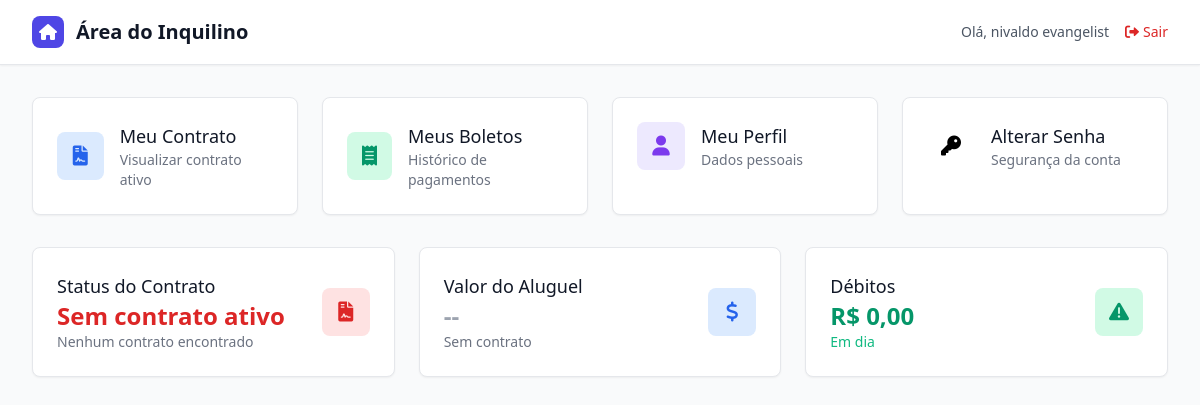
The page /inquilino/dashboard (signed in) on the database as committed earlier.
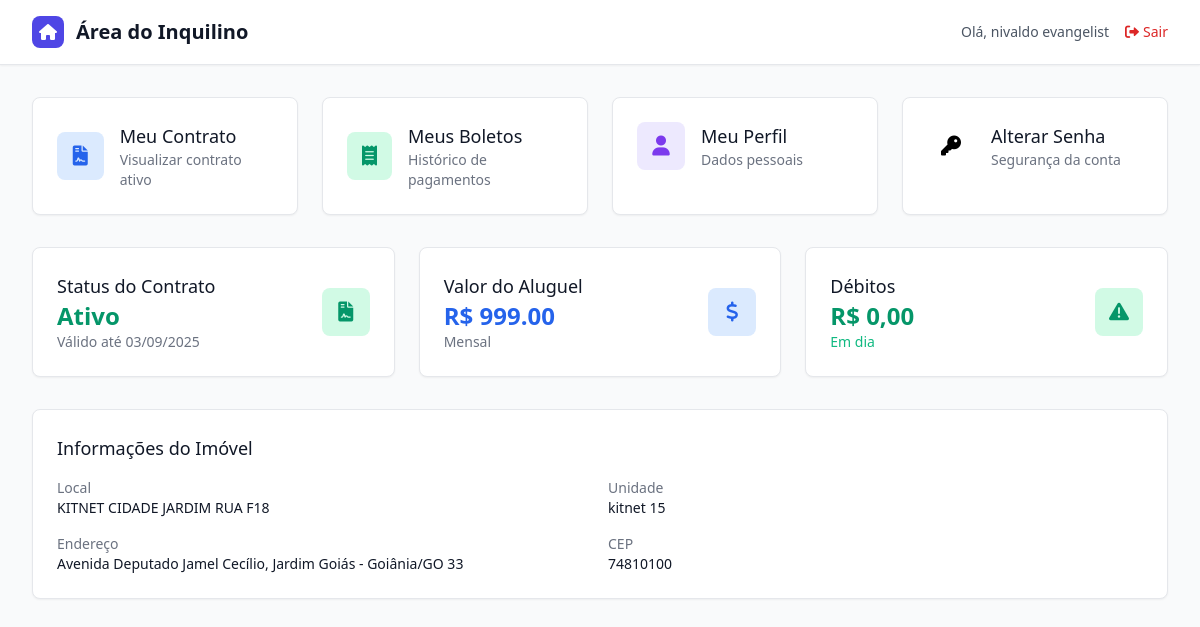
The same page on the database as committed later.
### app/models.py (models this page shows, shortened)
class Inquilino(db.Model):
    id = db.Column(db.Integer, primary_key=True)
    nome = db.Column(db.String(120), nullable=False)
    cpf = db.Column(db.String(14), unique=True, nullable=False)
    data_nascimento = db.Column(db.Date, nullable=False)
    idade = db.Column(db.Integer, nullable=True)  # Calculada automaticamente
    endereco = db.Column(db.String(200), nullable=False)
    cep = db.Column(db.String(9), nullable=False)
    telefone = db.Column(db.String(20), nullable=False)
    email = db.Column(db.String(120), nullable=True)
    unidade_id = db.Column(db.Integer, db.ForeignKey('unidade.id'), nullable=False)
    username = db.Column(db.String(50), unique=True, nullable=True)
    password_hash = db.Column(db.String(255), nullable=True)
    data_criacao_login = db.Column(db.DateTime, nullable=True)
    status_login = db.Column(db.String(20), nullable=False, default='inativo')  # inativo, ativo, bloqueado
    contratos = db.relationship('Contrato', backref='inquilino', lazy=True)

class Contrato(db.Model):
    id = db.Column(db.Integer, primary_key=True)
    inquilino_id = db.Column(db.Integer, db.ForeignKey('inquilino.id'), nullable=False)
    unidade_id = db.Column(db.Integer, db.ForeignKey('unidade.id'), nullable=False)
    valor_aluguel = db.Column(db.Float, nullable=False)
    valor_caucao = db.Column(db.Float, nullable=True)  # Caução (aluguel + condomínio)
    data_inicio = db.Column(db.Date, nullable=False)
    data_fim = db.Column(db.Date, nullable=True)
    dia_vencimento = db.Column(db.String(2), nullable=False)  # Usar string para evitar erro com zeros à esquerda
    situacao = db.Column(db.String(20), nullable=False, default='Ativo')
    observacoes = db.Column(db.Text, nullable=True)
    proprietario_nome = db.Column(db.String(120), nullable=False)
    proprietario_cnpjcpf = db.Column(db.String(20), nullable=False)
    proprietario_endereco = db.Column(db.String(200), nullable=False)
    proprietario_telefone = db.Column(db.String(20), nullable=True)
    proprietario_email = db.Column(db.String(120), nullable=True)
    taxa_condominio = db.Column(db.Float, nullable=True)
    taxa_iptu = db.Column(db.Float, nullable=True)  # Corrigido nome
    taxa_assinatura = db.Column(db.Float, nullable=True)
    arquivo_contrato = db.Column(db.String(500), nullable=True)  # Caminho do arquivo PDF
    envelope_id = db.Column(db.String(100), nullable=True)  # ID do envelope no D4Sign
    status_assinatura = db.Column(db.String(20), nullable=True, default='nao_enviado')  # nao_enviado, enviado, assinado, cancelado
    arquivo_contrato_assinado = db.Column(db.String(500), nullable=True)  # Caminho do arquivo PDF assinado
    data_envio_assinatura = db.Column(db.DateTime, nullable=True)
    data_assinatura = db.Column(db.DateTime, nullable=True)
    boletos = db.relationship('Boleto', backref='contrato', lazy=True)

class Local(db.Model):
    id = db.Column(db.Integer, primary_key=True)
    nome = db.Column(db.String(120), nullable=False)
    unidades = db.relationship('Unidade', backref='local', lazy=True)

class Unidade(db.Model):
    id = db.Column(db.Integer, primary_key=True)
    nome = db.Column(db.String(120), nullable=False)
    local_id = db.Column(db.Integer, db.ForeignKey('local.id'), nullable=False)
    status = db.Column(db.String(20), nullable=False, default='disponivel')  # disponivel, ocupada, manutencao
    inquilinos = db.relationship('Inquilino', backref='unidade', lazy=True)
    contratos = db.relationship('Contrato', backref='unidade', lazy=True)

### app/routes.py (the view)
@app.route('/inquilino/dashboard')
def inquilino_dashboard():
    if 'inquilino_id' not in session:
        return redirect(url_for('inquilino_login'))
    inquilino_id = session['inquilino_id']
    inquilino = Inquilino.query.get(inquilino_id)
    if not inquilino:
        session.clear()
        return redirect(url_for('inquilino_login'))
    contrato = Contrato.query.filter_by(inquilino_id=inquilino_id, situacao='Ativo').first()
    boletos = []
    if contrato:
        boletos = Boleto.query.filter_by(contrato_id=contrato.id).order_by(Boleto.data_vencimento.desc()).limit(5).all()
    debitos = 0
    if contrato and boletos:
        for boleto in boletos:
            if boleto.status == 'Pendente' and boleto.data_vencimento < datetime.now().date():
                debitos += boleto.valor_total
    return render_template('inquilino/dashboard.html',
                         inquilino=inquilino,
                         contrato=contrato,
                         boletos=boletos,
                         debitos=debitos)

### app/templates/inquilino/dashboard.html (shortened to what the changed rows need)
<!DOCTYPE html>
<html lang="pt-BR">
<head>
    <link href="https://cdn.jsdelivr.net/npm/tailwindcss@2.2.19/dist/tailwind.min.css" rel="stylesheet">
    <link href="https://cdnjs.cloudflare.com/ajax/libs/font-awesome/6.0.0/css/all.min.css" rel="stylesheet">
</head>
<body class="bg-gray-50">
    <header class="bg-white shadow-sm border-b">
        <div class="max-w-7xl mx-auto px-4 sm:px-6 lg:px-8">
            <div class="flex justify-between items-center py-4">
                <div class="flex items-center">
                    <h1 class="ml-3 text-xl font-semibold text-gray-900">Área do Inquilino</h1>
                </div>
                <div class="flex items-center space-x-4">
                    <span class="text-sm text-gray-600">Olá, {{ inquilino.nome }}</span>
                    <a href="{{ url_for('inquilino_logout') }}"
                       class="text-sm text-red-600 hover:text-red-800 transition duration-200">
                        <i class="fas fa-sign-out-alt mr-1"></i>Sair
                    </a>
                </div>
            </div>
        </div>
    </header>
    <main class="max-w-7xl mx-auto px-4 sm:px-6 lg:px-8 py-8">
        <div class="grid grid-cols-1 lg:grid-cols-3 gap-6 mb-8">
            <div class="bg-white rounded-lg shadow-sm border p-6">
                <div class="flex items-center justify-between">
                    <div>
                        <h3 class="text-lg font-medium text-gray-900">Status do Contrato</h3>
                        {% if contrato %}
                            <p class="text-2xl font-bold text-green-600">{{ contrato.situacao }}</p>
                            <p class="text-sm text-gray-500">Válido até {{ contrato.data_fim.strftime('%d/%m/%Y') }}</p>
                        {% else %}
                            <p class="text-2xl font-bold text-red-600">Sem contrato ativo</p>
                            <p class="text-sm text-gray-500">Nenhum contrato encontrado</p>
                        {% endif %}
                    </div>
                    <div class="h-12 w-12 {% if contrato %}bg-green-100{% else %}bg-red-100{% endif %} rounded-lg flex items-center justify-center">
                        <i class="fas fa-file-contract {% if contrato %}text-green-600{% else %}text-red-600{% endif %} text-xl"></i>
                    </div>
                </div>
            </div>
            <div class="bg-white rounded-lg shadow-sm border p-6">
                <div class="flex items-center justify-between">
                    <div>
                        <h3 class="text-lg font-medium text-gray-900">Valor do Aluguel</h3>
                        {% if contrato %}
                            <p class="text-2xl font-bold text-blue-600">R$ {{ "%.2f"|format(contrato.valor_aluguel) }}</p>
                            <p class="text-sm text-gray-500">Mensal</p>
                        {% else %}
                            <p class="text-2xl font-bold text-gray-400">--</p>
                            <p class="text-sm text-gray-500">Sem contrato</p>
                        {% endif %}
                    </div>
                </div>
            </div>
        </div>
        {% if contrato and contrato.unidade %}
        <div class="mt-8 bg-white rounded-lg shadow-sm border p-6">
            <h3 class="text-lg font-medium text-gray-900 mb-4">Informações do Imóvel</h3>
            <div class="grid grid-cols-1 md:grid-cols-2 gap-4">
                <div>
                    <p class="text-sm text-gray-500">Local</p>
                    <p class="text-sm font-medium text-gray-900">{{ contrato.unidade.local.nome }}</p>
                </div>
                <div>
                    <p class="text-sm text-gray-500">Unidade</p>
                    <p class="text-sm font-medium text-gray-900">{{ contrato.unidade.nome }}</p>
                </div>
                <div>
                    <p class="text-sm text-gray-500">Endereço</p>
                    <p class="text-sm font-medium text-gray-900">{{ inquilino.endereco }}</p>
                </div>
                <div>
                    <p class="text-sm text-gray-500">CEP</p>
                    <p class="text-sm font-medium text-gray-900">{{ inquilino.cep }}</p>
                </div>
            </div>
        </div>
        {% endif %}
    </main>
</body>
</html>

Rows that differ between the two databases and show on the page:
shown differently, row unchanged: Inquilino "nivaldo evangelist": endereco (not shown) → "Avenida Deputado Jamel Cecílio, Jardim Goiás - Goiânia/GO 33"; cep (not shown) → "74810100"
now on this page (row edited): Contrato: situacao "Ativo", data_fim "03/09/2025", valor_aluguel "999.00"
now on this page (row unchanged): Local: unidade.local.nome "KITNET CIDADE JARDIM RUA F18"
now on this page (row unchanged): Unidade: unidade.nome "kitnet 15"
Other text that changed with them:
text no longer shown: "Sem contrato ativo Nenhum contrato encontrado -- Sem contrato"
text now shown: "Válido até R$ Mensal Informações do Imóvel Local Unidade Endereço CEP"
